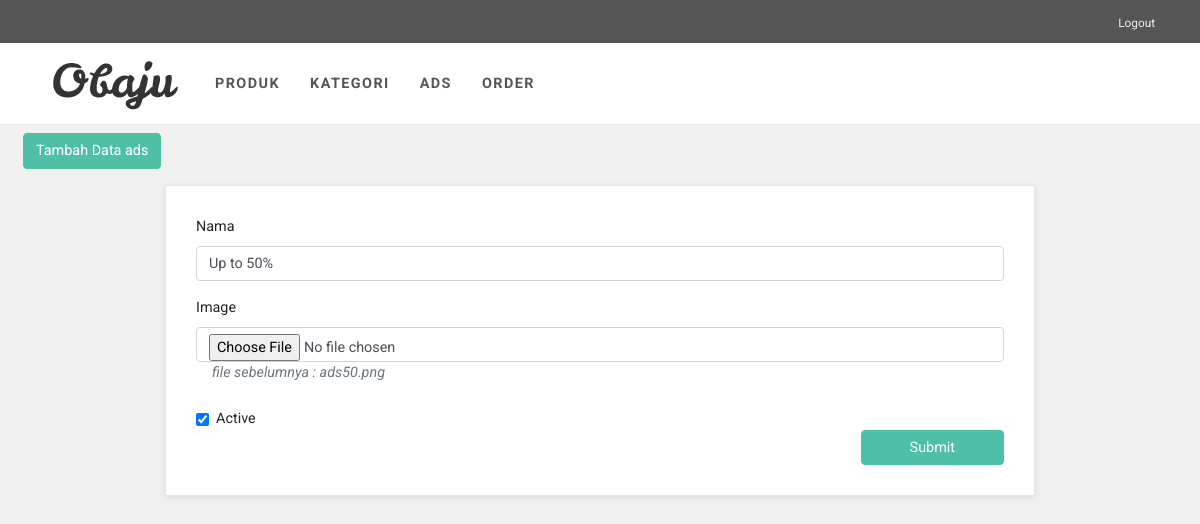
The app's page /ads/ubah/1, older data.
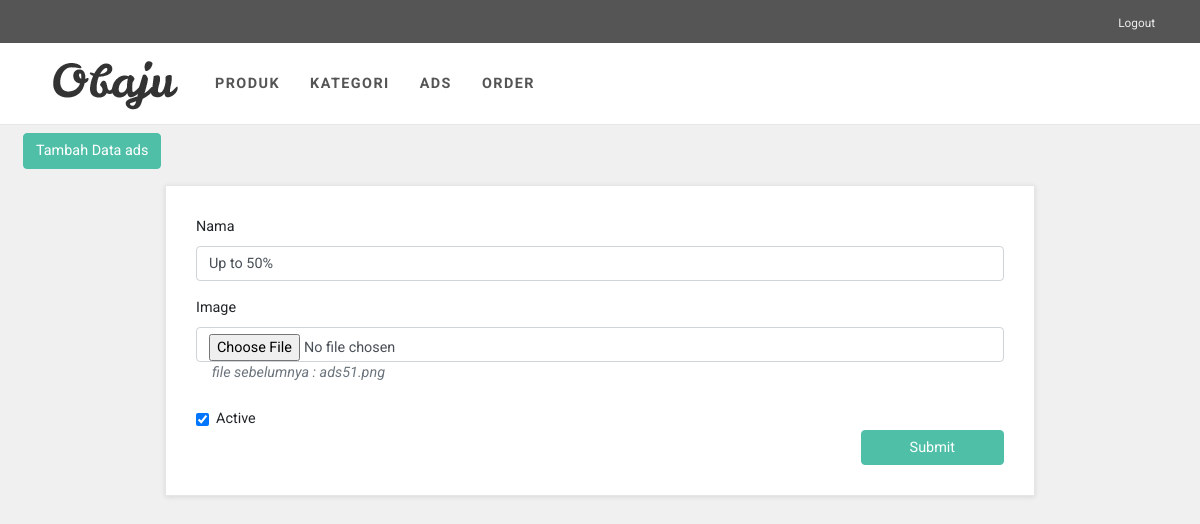
The same page, newer data.
### tables this page shows
CREATE TABLE `ads` (
  `ads_id` int(11) NOT NULL,
  `nama_ads` varchar(255) NOT NULL,
  `foto_ads` varchar(255) NOT NULL,
  `isActive` int(1) NOT NULL
);

### application/controllers/Ads.php (called while the page is built, shortened)
<?php
class Ads extends CI_Controller
{
    public function __construct()
    {
        $this->load->model('Model_Ads');
        $this->load->library('form_validation');
    }
    public function ubah($id)
    {
        $data['title'] = 'Form Ubah Ads';
        $data['menu'] = 'ads';
        $data['ads'] = $this->Model_Ads->select_where($id)->result();
        $data['submenu'] = $this->Model_Admin->select_menu();
        $this->form_validation->set_rules('nama', 'Nama', 'required');
        if ($this->form_validation->run() == FALSE) {
            $this->load->view('templates/header-admin', $data);
            $this->load->view('forms/form_ads', $data);
            $this->load->view('templates/footer-admin');
        } else {
            $data = $this->Model_Ads->ubahData($id);
            redirect('admin/ads');
        }
    }
}

### index.php (called while the page is built, shortened)
<?php
require_once BASEPATH.'core/CodeIgniter.php';

### application/models/Model_Admin.php (called while the page is built)
<?php
class Model_Admin extends CI_Model
{
    function select_menu()
    {
        $this->db->where(array('menu_id' => 1));
        $query = $this->db->get('submenu')->result_array();
        return $query;
    }
}

### application/models/Model_Ads.php (called while the page is built, shortened)
<?php
class Model_Ads extends CI_Model
{
    public function select_where($id)
    {
        $query = $this->db->get_where('ads', array('ads_id' => $id));
        return $query;
    }
}

### application/views/templates/header-admin.php (the view, shortened to what this page needs)
<!DOCTYPE html>
<html>
<head>
    <link rel="stylesheet" href="<?= base_url(); ?>assets/vendor/bootstrap/css/bootstrap.min.css">
    <link rel="stylesheet" href="<?= base_url(); ?>assets/vendor/font-awesome/css/font-awesome.min.css">
    <link rel="stylesheet" href="<?= base_url(); ?>assets/vendor/owl.carousel/assets/owl.carousel.css">
    <link rel="stylesheet" href="<?= base_url(); ?>assets/vendor/owl.carousel/assets/owl.theme.default.css">
    <link rel="stylesheet" href="<?= base_url(); ?>assets/css/style.default.css" id="theme-stylesheet">
    <link rel="stylesheet" href="<?= base_url(); ?>assets/css/custom.css">
</head>
<body>
    <header>
        <div id="top">
            <div class="container">
                <div class="row">
                    <div class="col-lg-12 text-end text-lg-right">
                        <ul class="menu list-inline mb-0">
                            <li class="list-inline-item"><a href="<?= base_url('home'); ?>">Logout</a></li>
                        </ul>
                    </div>
                </div>
            </div>
        </div>
        <nav class="navbar navbar-expand-lg">
            <div class="container"><a href="" class="navbar-brand home"><img src="<?= base_url(); ?>assets/img/logo.png" alt="Obaju logo" class="d-none d-md-inline-block"></a>
                <div id="navigation" class="collapse navbar-collapse">
                    <ul class="navbar-nav mr-auto">
                        <?php foreach ($submenu as $result) : ?>
                            <li class="nav-item"><a href="<?= base_url(); ?><?= $result['url']; ?>" class="nav-link"><?= $result['judul']; ?></a></li>
                        <?php endforeach; ?>
                    </ul>
                </div>
            </div>
        </nav>
    </header>
    <div class="col-lg-12 m-2" id="tbh">
        <a href="<?= base_url(); ?><?= $menu; ?>/tambah" class="btn btn-primary">Tambah Data <?= $menu ?></a>
    </div>

### application/views/forms/form_ads.php
<div class="col-lg-9 mx-auto mt-3">
    <div id="contact" class="box">
        <?php
        $target_page = (count($ads) > 0) ? "ubah/" . $ads[0]->ads_id : "tambah";
        ?>
        <form action="<?= base_url() . 'ads/' . $target_page; ?>" method="POST" enctype="multipart/form-data">
            <div class="form-group">
                <label for="nama">Nama</label>
                <input type="text" class="form-control" id="nama" name="nama" value="<?= (count($ads) > 0) ? $ads[0]->nama_ads : ''; ?>">
            </div>
            <div class="form-group">
                <label for="image">Image</label>
                <input type="file" class="form-control" id="image" name="image">
                <label for="image" class="pl-3 text-muted font-italic">file sebelumnya : <?= (count($ads) > 0) ? $ads[0]->foto_ads : ''; ?></label>
            </div>
            <div class="form-check">
                <?php if ((count($ads) > 0) ? $ads[0]->isActive : "" == 1) : ?>
                    <input class="form-check-input" type="checkbox" value="1" name="isActive" id="isActive" checked>
                <?php else : ?>
                    <input class="form-check-input" type="checkbox" value="1" name="isActive" id="isActive">
                <?php endif; ?>
                <label class="form-check-label" for="isActive">
                    Active
                </label>
            </div>
            <div class="d-flex justify-content-end">
                <button type="submit" class="btn btn-primary px-5">Submit</button>
            </div>
        </form>
    </div>
</div>

Row changes from the older to the newer data that the page shows:
changed ads "Up to 50%": foto_ads "ads50.png" → "ads51.png"
